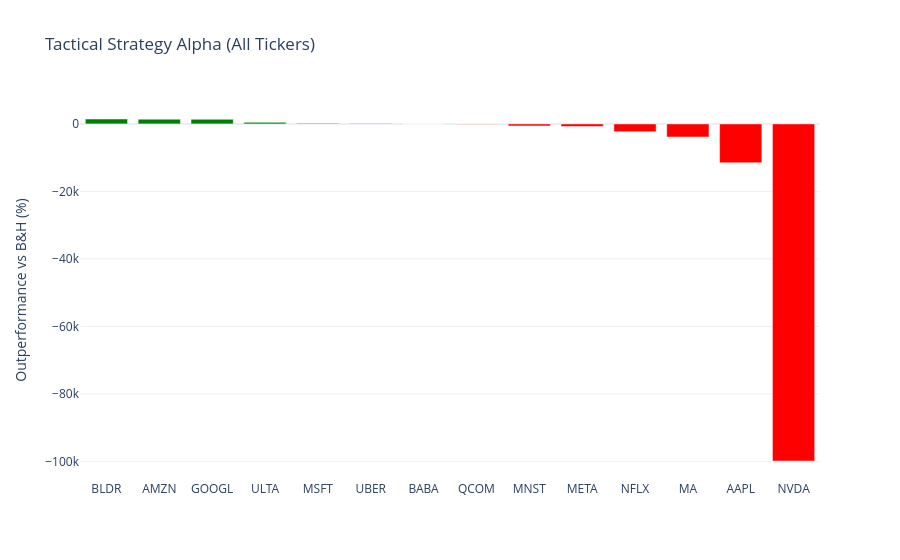

Notebook source saved alongside this figure:
### Markdown cell above
## 4. Batch Analysis: Identifying "Strategy-Friendly" Tickers
We'll now run the Tactical Overlay performance across the entire watchlist. Our goal is to find tickers where the **Strategy Alpha** (Return of Strategy - Return of B&H) is positive, indicating that the stock's volatility is "predictably mean-reverting" rather than just a straight line up.

### Code cell
results = []

for ticker in tickers:
    try:
        # Calculate Signals
        sigs, _, _, _ = calculate_tactical_signals(prices, ticker)
        
        # Calculate Returns
        d_rets = prices[ticker].pct_change()
        s_rets = d_rets * sigs.shift(1)
        
        # Cumulative Performance
        c_bh = (1 + d_rets.fillna(0)).cumprod().iloc[-1]
        c_strat = (1 + s_rets.fillna(0)).cumprod().iloc[-1]
        
        # Count the number of unique "Offline" sessions
        # (Where signal changed from 1 to 0)
        trim_count = (sigs.diff() == -1).sum()
        
        results.append({
            'Ticker': ticker,
            'B&H Ret %': (c_bh - 1) * 100,
            'Strat Ret %': (c_strat - 1) * 100,
            'Alpha %': (c_strat - c_bh) * 100,
            'Trims': trim_count
        })
    except Exception as e:
        continue

# Convert to DataFrame and Rank
batch_results = pd.DataFrame(results).sort_values(by='Alpha %', ascending=False)

# Filter for meaningful tickers
# Tiers: Outperformers vs Underperformers
print("Top Tickers where Strategy added value:")
print(batch_results[batch_results['Alpha %'] > 0].to_string(index=False))

# Visualize
fig_alpha = go.Figure()
colors = ['green' if x > 0 else 'red' for x in batch_results['Alpha %']]
fig_alpha.add_trace(go.Bar(x=batch_results['Ticker'], y=batch_results['Alpha %'], 
                           marker_color=colors))
fig_alpha.update_layout(title='Tactical Strategy Alpha (All Tickers)', 
                        yaxis_title='Outperformance vs B&H (%)',
                        template='plotly_white')
fig_alpha.show()

### Figure 1 — Plotly figure (JSON) as saved in the notebook; plotly's stock layout.template omitted (floating-point values rounded to 4 significant figures)
{"data": [{"marker": {"color": ["green", "green", "green", "green", "green", "green", "red", "red", "red", "red", "red", "red", "red", "red"]}, "type": "bar", "x": ["BLDR", "AMZN", "GOOGL", "ULTA", "MSFT", "UBER", "BABA", "QCOM", "MNST", "META", "NFLX", "MA", "AAPL", "NVDA"], "y": [1447.0, 1398.0, 1363.0, 471.4, 154.1, 89.24, -11.09, -82.03, -604.7, -769.9, -2329.0, -3904.0, -11540.0, -99890.0]}], "layout": {"title": {"text": "Tactical Strategy Alpha (All Tickers)"}, "yaxis": {"title": {"text": "Outperformance vs B&H (%)"}}}}
